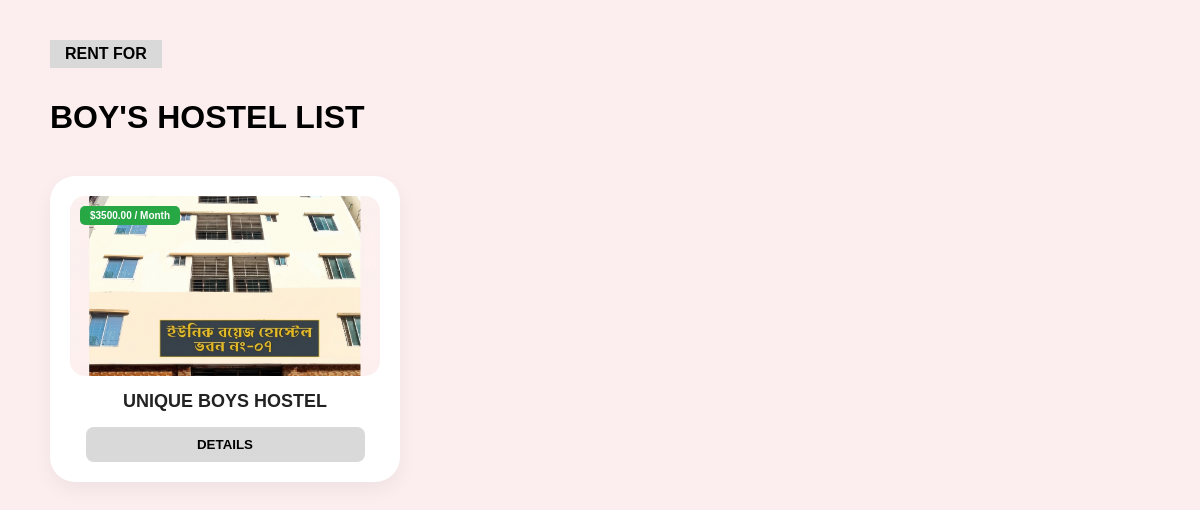
Page /hostels/boys/ on the earlier database version.
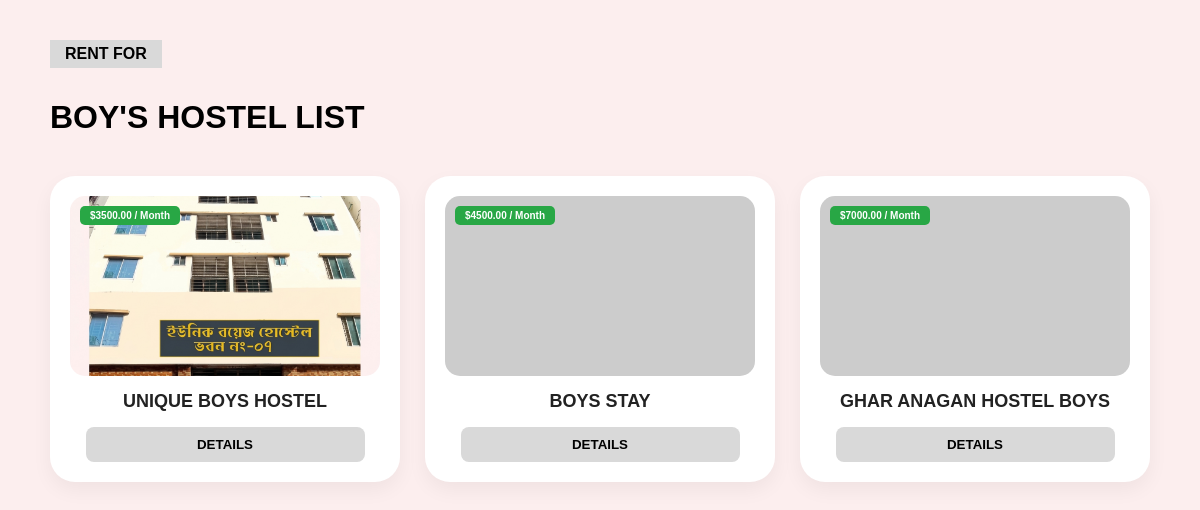
Same page on the later database version.
### core/models.py (models this page shows, shortened)
class Hostel(models.Model):
    GENDER_CHOICES = [('G', 'Girls'), ('B', 'Boys')]
    title = models.CharField(max_length=200, blank=True)
    location = models.CharField(max_length=255, blank=True)
    price_per_month = models.DecimalField(max_digits=10, decimal_places=2, default=0)
    gender = models.CharField(max_length=1, choices=GENDER_CHOICES, blank=True)
    room_details = models.CharField(max_length=255, blank=True, null=True, help_text="e.g. 3-Bed Sharing (Spacious Room)")
    meal_plan = models.TextField(blank=True, null=True, help_text="Describe the meal system and menu")
    facilities_list = models.TextField(blank=True, null=True, help_text="Enter other facilities (one per line)")
    owner = models.ForeignKey(Owner, on_delete=models.CASCADE, null=True, blank=True)
    image = models.ImageField(upload_to='hostels/', null=True, blank=True)

### core/views.py (the view)
# urls.py: path('hostels/boys/', views.boys_hostel_view, name='boys_hostel'),
def boys_hostel_view(request):
    hostels = Hostel.objects.filter(gender='B')
    return render(request, 'boys_hostel.html', {'hostels': hostels})

### core/templates/boys_hostel.html (shortened to what this page needs)
<!DOCTYPE html>
<html lang="en">
<head>
</head>
<body>
<div class="container">
    <div class="label-tag">RENT FOR</div>
    <h1 class="main-title">BOY'S HOSTEL LIST</h1>
    <div class="hostel-grid">
        {% for hostel in hostels %}
        <div class="hostel-card">
            <div class="image-wrapper">
                <div class="price-tag">
                    {% if hostel.price_per_month > 0 %}
                        ${{ hostel.price_per_month }} / Month
                    {% else %}
                        CALL FOR PRICE
                    {% endif %}
                </div>
                {% if hostel.image %}
                    <img src="{{ hostel.image.url }}" alt="{{ hostel.title }}">
                {% else %}
                    <img src="https://via.placeholder.com/180" alt="No Image">
                {% endif %}
            </div>
            <h4>{{ hostel.title|upper }}</h4>
            <a href="{% url 'property_details' hostel.id %}" style="text-decoration: none;">
               <button class="details-btn">DETAILS</button>
            </a>
        </div>
        {% empty %}
        <p>No hostels found in the database. Please add some in the Admin panel.</p>
        {% endfor %}
        </div>
</div>
</body>
</html>

Differences in the rows shown:
added Hostel: price_per_month "4500.00", title "BOYS STAY"
added Hostel: price_per_month "7000.00", title "GHAR ANAGAN HOSTEL BOYS"
